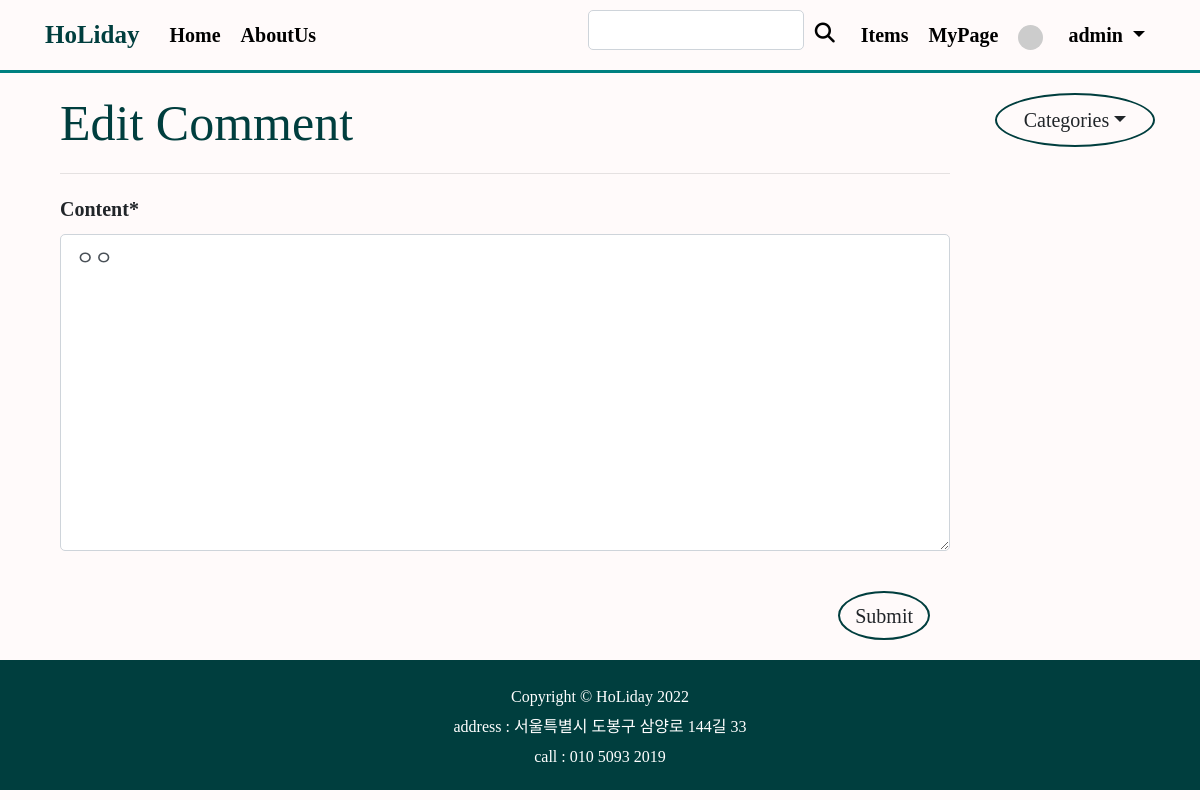
/shoppingmall_main/update_comment/31/ (signed in), run on an earlier commit of the app's database.
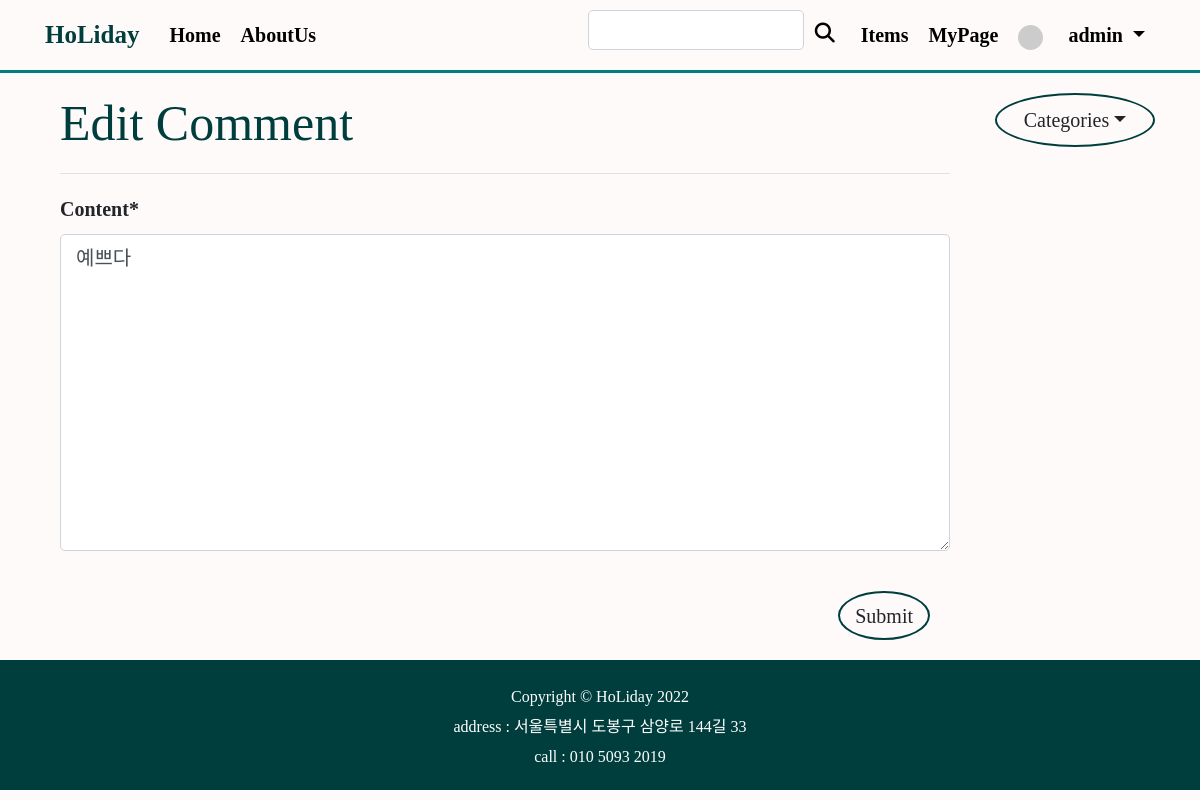
And on a later commit of the database.
### shoppingmall_main/models.py (models this page shows, shortened)
class Comment(models.Model):
    shoppingitem = models.ForeignKey(ShoppingItem, on_delete=models.CASCADE)
    author = models.ForeignKey(User, on_delete=models.CASCADE)
    content = models.TextField()
    created_at = models.DateTimeField(auto_now_add=True)
    modified_at = models.DateTimeField(auto_now = True)

### shoppingmall_main/views.py (the view)
# urls.py: path('update_comment/<int:pk>/',views.CommentUpdate.as_view()),
class CommentUpdate(LoginRequiredMixin,UpdateView):
    model = Comment
    form_class = CommentForm
    def dispatch(self, request, *args, **kwargs):
        if request.user.is_authenticated and request.user == self.get_object().author:
            return super(CommentUpdate, self).dispatch(request, *args, **kwargs)
        else:
            raise PermissionDenied

### shoppingmall_main/forms.py
class CommentForm(forms.ModelForm):
    class Meta:
        model = Comment
        fields = ('content',)

### shoppingmall_main/templates/shoppingmall_main/comment_form.html (shortened to what this page needs)
{% extends 'shoppingmall_main/base.html' %}
{% load crispy_forms_tags %}
{% block main_area %}
<div class="container mt-3">
    <h1  style="color:rgb(0, 62, 62)">Edit Comment</h1>
    <hr>
    <form method="post" enctype="multipart/form-data" >
            {{form | crispy}}
        <button type="submit" class="btn float-right m-3" style="background-color : snow; border: 2px solid rgb(0,62,62);border-radius:50%">Submit</button>
    </form>
</div>
{% endblock %}

What changed in the data, as far as the page shows it:
changed Comment: content "ㅇㅇ" → "예쁘다"
